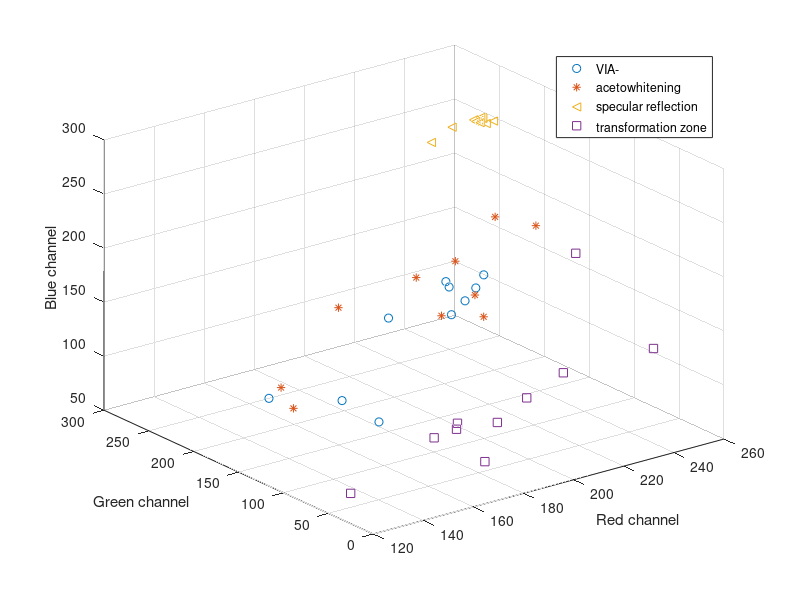
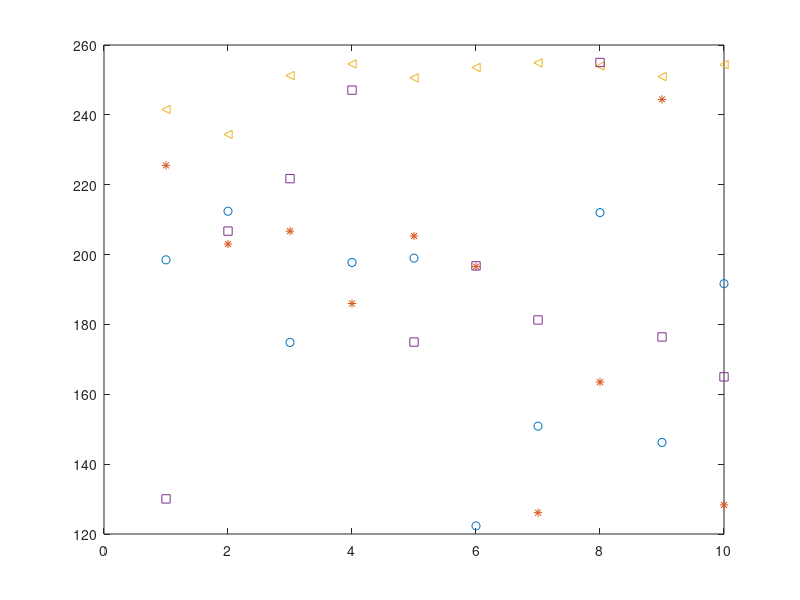

MATLAB code to generate these figures, in order:

%VIA-
rneg=[198.5 212.41 174.85 197.73 198.98 122.33 150.87 212.03 146.21 191.67];
gneg=[116.87 134.84 136.1 132.47 139.56 122.66 79.76 142.64 107.89 112.91];
bneg=[171.84 180.27 163.37 179.15 180.63 127.21 103.86 165.4 115.79 164.78];

%VIA+
rpos=[225.53 203.01 206.71 185.99 205.3 196.57 126.108 163.49 244.42 128.33];
gpos=[158.81 118.42 119.01 108.19 146.63 165.85 119.712 160.15 166.11 112.13];
bpos=[216.52 173.77 151.1 169.17 192.88 175.86 135.92 170.94 193.76 118.22];

%Specref
rref=[241.54 234.39 251.25 254.58 250.6 253.57 254.89 253.98 250.96 254.39];
gref=[251.54 254.6 247.41 249.88 250.49 253.18 242.64 252.92 253.79 253.19];
bref=[254.06 243.27 253.73 249.88 254.04 254.87 254.74 254.91 254.07 253.55];

%transformation zone
rtrans=[130.05 206.72 221.74 247.08 174.95 196.77 181.28 255 176.41 164.99];
gtrans=[53.17 71.06 72.19 129.13 60.6 76 46.65 64.63 63.6 57.73];
btrans=[60.99 94.39 107.75 180.65 89.3 76 60.68 112.2 92.76 88.72];
figure;
scatter3(rneg,gneg,bneg)
hold on
scatter3(rpos,gpos,bpos,'*')
scatter3(rref,gref,bref,'<')
scatter3(rtrans,gtrans,btrans,'s')
hold off
legend('VIA-','acetowhitening','specular reflection','transformation zone')
xlabel('Red channel')
ylabel('Green channel')
zlabel('Blue channel')

figure
plot(rneg,'o')
hold on
plot(rpos,'*')
plot(rref,'<')
plot(rtrans,'s')
hold off